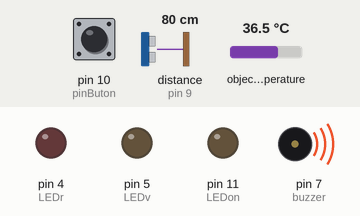
A sketch run on a simulated Arduino Uno, built with avr-gcc and run on an emulated ATmega328P. Shown: output pins drawn as LEDs (lit = HIGH), buzzer (waves = sounding, pin HIGH). Dashed ring = blinking. Inputs (shaded band) come from the test bench; at power-on: pin 10 (pinButon) HIGH, distance to the obstacle (sensor on pin 9) 80 cm, object temperature 36.5 °C. The echo pulse lasts 58.3 µs per cm; pins used as bus, display or sensor lines are not drawn; what the sketch prints to the serial monitor is not drawn.

Above: at 1.2 s.
1.3 s: pin 10 (pinButon) pulled LOW for 0.15 s
At 1.5 s:
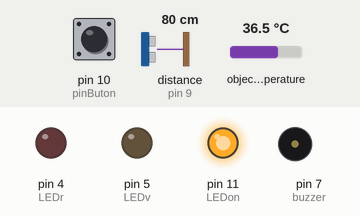
At 2.1 s:
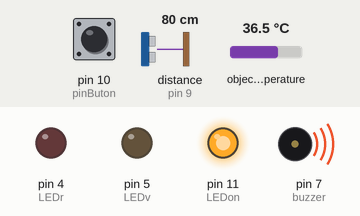
3.2 s: distance to the obstacle (sensor on pin 9) set to 11 cm
6.1 s: distance to the obstacle (sensor on pin 9) set to 8 cm
7.6 s: object temperature set to 37.1 °C
10.6 s: object temperature set to 37.6 °C
At 13.78 s:
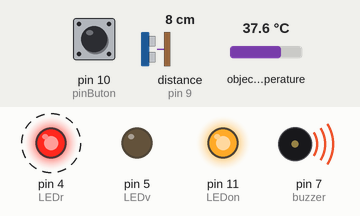
Timing chart, 0 to 17.2 s (numbered marks = the images above; inputs shaded):
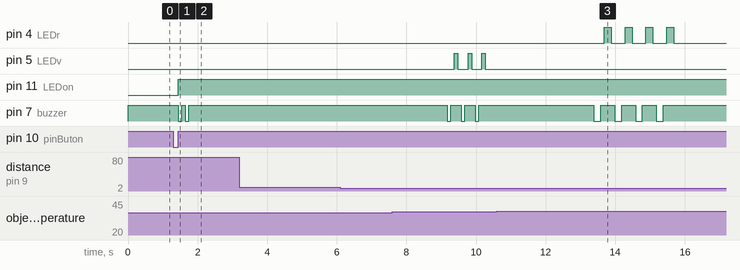

The sketch:

project.ino
```cpp
/*
 * - Termometru digital -
 *
 * Autor: Sergiu Maier
*/

#include <Wire.h>
#include <Adafruit_MLX90614.h> //includerea librariei pentru senzorul de temperatura fara contact
Adafruit_MLX90614 mlx = Adafruit_MLX90614();

#define LEDr 4      //pin circuit LED-uri rosii
#define LEDv 5      //pin circuit LED-uri verzi
#define buzzer 7    //pin buzzer
#define trigPin 8   //pin Trigger senzor ultrasunete
#define echoPin 9   //pin Echo senzor ultrasunete
#define pinButon 10 //pin buton on/off
#define LEDon 11    //pin LED on/off

float temp;      //variabile pt calculul temperaturii
int contor = 0;
float sumaTemp;

int distMin = 2; //variabile utilizata pt intervalul de scanare
int distMax = 8;
int data1 = 0;   //variabila utilizata pt citirea de pe seriala
int input = 0;

long durata, distanta;

bool btn = false; //stare initiala buton
bool led = true;  //var pt dezactivarea/activarea LED-urilor si a sunetului
bool buzz = true;

byte stareLEDon = LOW; //stare initiala led

void setup(){

  Serial.begin(9600); //initializare comunicatie seriala
  mlx.begin();        //initializare interfata I2C

  pinMode(trigPin, OUTPUT); //setarea pin-ului ca pin de iesire
  pinMode(echoPin, INPUT);  //setarea pin-ului ca pin de intrare
  pinMode(buzzer, OUTPUT);
  pinMode(LEDv, OUTPUT);
  pinMode(LEDr, OUTPUT);

  digitalWrite(buzzer ,HIGH);
  pinMode(pinButon, INPUT);
  pinMode(LEDon, OUTPUT);

  digitalWrite(pinButon,HIGH);      //activare rezistență de pull-up
  digitalWrite(LEDon, stareLEDon);  //setare stare inițială LED
}

void loop(){

  if(digitalRead(pinButon) == LOW) //verificare daca butonul este apasat
  {
    while(digitalRead(pinButon) == LOW){} //se așteapta ca butonul să nu mai fie apăsat
                                          //mai exact atâta timp cât pin-ul este în stare LOW

    btn = !btn;                        //schimbare stare buton
    stareLEDon = !stareLEDon;          //schimbare stare LED
    digitalWrite(LEDon, stareLEDon);   //setarea noii stari a LED-ului

    digitalWrite(buzzer, LOW);         //activare sunet de confirmare a pornitii
    delay(100);                        //asteptare 100ms
    digitalWrite(buzzer, HIGH);        //dezactivare sunet
    delay(100);
    digitalWrite(buzzer, LOW);
    delay(100);
    digitalWrite(buzzer, HIGH);
    delay(100);
  }

  if(btn) //daca sistemul este pornit, adica btn = true
  {
      if(Serial.available() > 0) //se verifica daca sunt receptionate date care sunt transmise de la aplicatie prin interfata seriala
          data1 = Serial.read(); //preluarea caracterului receptionat, la fiecare ciclu al buclei.

      switch(data1){
          case 'A': led = false;  //dezactivare LED-uri
                    //Serial.println("A");
                    break;
          case 'B': led = true;   //activare LED-uri
                    //Serial.println("B");
                    break;
          case 'C': buzz = false; //dezactivare sunet
                    //Serial.println("C");
                    break;
          case 'D': buzz = true;  //activare sunet
                    //Serial.println("D");
                    break;
          case 'E': led = false;  //dezactivare LED-uri + sunet
                    buzz = false;
                    //Serial.println("E");
                    break;
          case 'X': distMin = 2;  //modificarea capetelor intervalului de scanare
                    distMax = 8;
                    break;
          case 'Y': distMin = 2;
                    distMax = 5;
                    break;
          case 'Z': distMin = 5;
                    distMax = 8;
                    break;
          default: break;
      }

      digitalWrite(buzzer, HIGH);      //dezactivare sunet sistem

      digitalWrite(trigPin, LOW);
      delayMicroseconds(2);
      digitalWrite(trigPin, HIGH);     //aplicare impuls pentru 10 microsecunde pe pinul Trig
      delayMicroseconds(10);
      digitalWrite(trigPin, LOW);

      durata = pulseIn(echoPin, HIGH); //măsurarea lățimii impulsului generat de pinul Echo

      distanta = durata*0.034/2;       //calcul distanta cu formula v=d/t

      temp = mlx.readObjectTempC();    //determinarea temperaturii

      if(distanta > distMax){                        //daca mana este detectata inafara intervalului
          Serial.println("Apropiați mâna!-...-..."); //trimitere mesaj pe interfata seriala
          delay(2000);
      }

      if(distanta < distMin){    //mâna este detectată prea aproape de sistem
          Serial.println("Mâna este prea aproape!-...-...");
          delay(2000);
      }

      if((distanta >= distMin) && (distanta <= distMax)){  //daca mana este pozitionata corect
          if(contor == 5){                                 //verificare valoare contor
              afisareTemp();                               //apelare functie pentru afisarea datelor pe interfata seriala
          }
          else{
              sumaTemp = sumaTemp + temp;    //in caz contrar, se realizeaza suma temperaturilor
              contor++;                      //incrementare contor la fiecare scanare
              delay(200);                    //200 ms intre scanari, in total 5*200 = 1s
          }
      }
      else{
          delay(100);
          sumaTemp = 0;  //resetarea valorilor
          contor = 0;
      }
  }
}

void afisareTemp(){

  temp = sumaTemp/5;    //calulul mediei aritmetice a temperaturilor detectate intr-o secunda

  contor = 0;           //resetare valori contro si suma
  sumaTemp = 0;

  if(temp >= 37.3){     //verificare valoare determinata
      Serial.println("Atenționare!-" + String(temp) + "-" + String(distanta));    //transmitere mesaj pe interfata seriala
      sunetAtentionare(led,buzz);      //activare modului de atentionare
   }
   else{
      Serial.println("Se primesc informații...-" + String(temp) + "-" + String(distanta));  //transmitere mesaj pe interfata seriala
      sunetNormal(led,buzz);           //confirmarea scanarii
   }
  delay(2000); //2s
}

void sunetNormal(bool led,bool buzz){

    if(led == true && buzz == true)     //verificare daca LED-urile si sunetul sunt activate din setarile aplicatiei
    {
        for(int i=1; i<=3; i++)         //realizarea modului de confirmare a unei scanari
        {
            digitalWrite(buzzer, LOW);
            delay(100);
            digitalWrite(buzzer, HIGH);
            delay(100);

            digitalWrite(LEDv, HIGH);
            delay(100);
            digitalWrite(LEDv, LOW);
            delay(100);
         }
    }
    if(led == false && buzz == true)    //cazul in care LED-urile sunt dezactivate din setari
    {
         for(int i=1; i<=3; i++)
         {
            digitalWrite(buzzer, LOW);
            delay(150);
            digitalWrite(buzzer, HIGH);
            delay(250);
         }
    }
    if(led == true && buzz == false)    //cazul in care LED-urile si sunetul sunt dezactivate din setari
    {
         for(int i=1; i<=3; i++)
         {
            digitalWrite(LEDv, HIGH);
            delay(200);
            digitalWrite(LEDv, LOW);
            delay(200);
         }
    }
}

void sunetAtentionare(bool led,bool buzz){

     if(led == true && buzz == true)    //verificare daca LED-urile și sunetul sunt activate
     {
        for(int i=1; i<=4; i++)         //realizarea modului de alertă, atunci cand temperaturii detectata este ridicata
        {
            digitalWrite(buzzer, LOW);
            delay(200);
            digitalWrite(buzzer, HIGH);
            delay(100);

            digitalWrite(LEDr, HIGH);
            delay(200);
            digitalWrite(LEDr, LOW);
            delay(100);
         }
     }
     if(led == false && buzz == true)   //cazul in care LED-urile sunt dezactivate din setari
     {
        for(int i=1; i<=4; i++)
        {
            digitalWrite(buzzer, LOW);
            delay(200);
            digitalWrite(buzzer, HIGH);
            delay(250);
         }
     }
     if(led == true && buzz == false)   //cazul in care LED-urile si sunetul sunt dezactivate din setari
     {
        for(int i=1; i<=4; i++)
        {
            digitalWrite(LEDr, HIGH);
            delay(200);
            digitalWrite(LEDr, LOW);
            delay(100);
         }
     }
}
```

Measured:
- the behaviour switches between 37.3 and 37.4 °C on object temperature (found by bisection; images 2 and 3)
- after the input at 1.3 s, pin 11 (LEDon): LOW → HIGH after 0.15 s; pin 7 (buzzer): alternates HIGH for 0.10 s and LOW for 0.10 s, 4 changes in all, then stays HIGH, starting after 0.15 s
- after the input at 3.2 s, every drawn part: stays the same
- after the input at 6.1 s, every drawn part: stays the same
- after the input at 10.6 s, pin 4 (LEDr): alternates HIGH for 0.20 s and LOW for 0.40 s, 8 changes in all, then stays LOW, starting after 3.1 s; pin 5 (LEDv): stops changing and stays LOW
- by itself, pin 5 (LEDv): alternates HIGH for 0.10 s and LOW for 0.30 s
